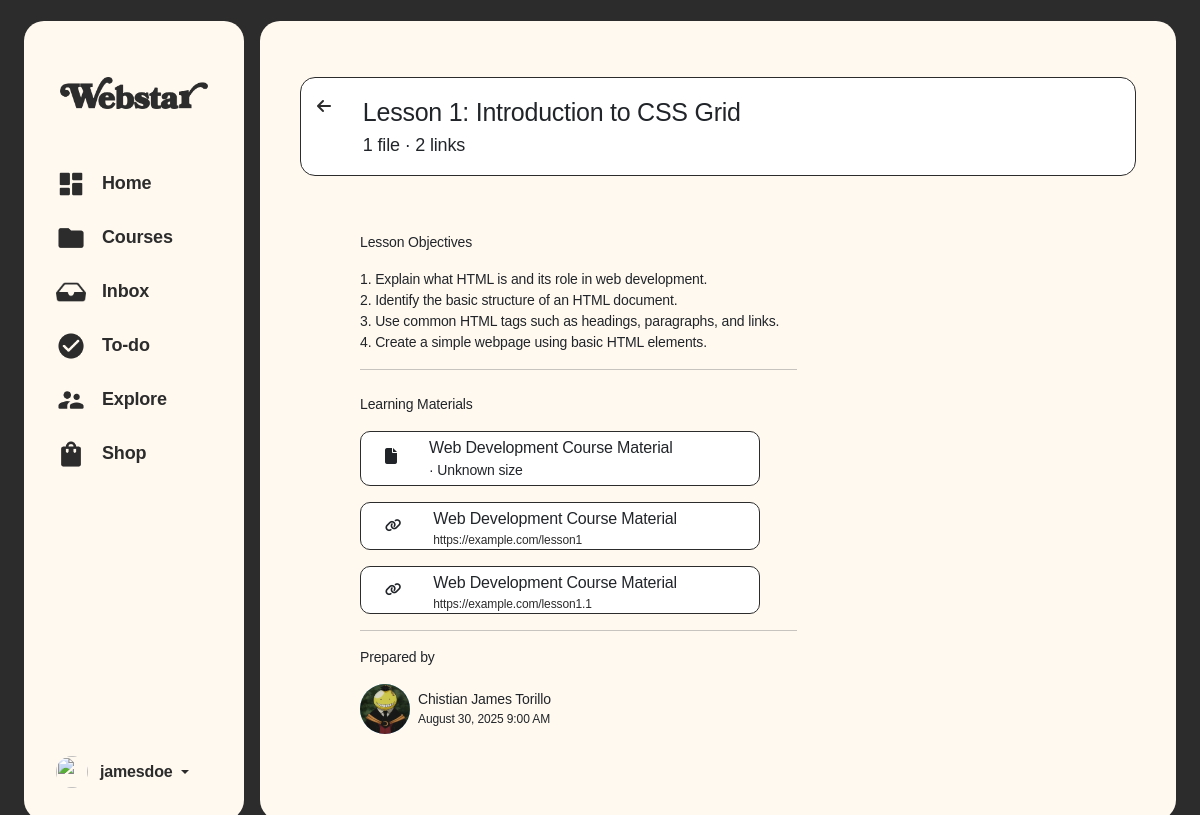
Page /lessons-info.php?lessonID=1 on the committed database.
### tables this page shows
CREATE TABLE `users` (
  `userID` int(11) NOT NULL,
  `password` varchar(50) NOT NULL,
  `email` varchar(50) NOT NULL,
  `role` varchar(8) NOT NULL DEFAULT 'user',
  `userName` varchar(50) NOT NULL
);

CREATE TABLE `lessons` (
  `lessonID` int(11) NOT NULL,
  `courseID` int(11) NOT NULL,
  `lessonTitle` varchar(255) NOT NULL,
  `lessonDescription` text NOT NULL,
  `createdAt` datetime NOT NULL DEFAULT current_timestamp(),
  `updatedAt` datetime NOT NULL DEFAULT current_timestamp()
);

CREATE TABLE `files` (
  `fileID` int(11) NOT NULL,
  `courseID` int(11) NOT NULL,
  `userID` int(5) NOT NULL,
  `announcementID` int(5) DEFAULT NULL,
  `lessonID` int(5) DEFAULT NULL,
  `assignmentID` int(5) DEFAULT NULL,
  `fileAttachment` varchar(255) NOT NULL,
  `fileLink` varchar(100) NOT NULL,
  `uploadedAt` datetime NOT NULL DEFAULT current_timestamp()
);

CREATE TABLE `userinfo` (
  `userInfoID` int(11) NOT NULL,
  `userID` int(11) NOT NULL,
  `profilePicture` varchar(100) NOT NULL,
  `firstName` varchar(50) NOT NULL,
  `middleName` varchar(50) NOT NULL,
  `lastName` varchar(50) NOT NULL,
  `studentID` varchar(50) NOT NULL,
  `programID` varchar(50) NOT NULL,
  `gender` varchar(50) NOT NULL,
  `yearLevel` varchar(20) NOT NULL,
  `yearSection` int(11) NOT NULL,
  `schoolEmail` varchar(50) NOT NULL,
  `contactNumber` varchar(20) NOT NULL,
  `facebookLink` text NOT NULL,
  `linkedInLink` text NOT NULL,
  `instagramLink` text NOT NULL,
  `createdAt` datetime NOT NULL,
  `isNewUser` int(1) NOT NULL DEFAULT 1
);

### shared/assets/database/connect.php (called while the page is built, shortened)
<?php
  function executeQuery($query){
    $conn = $GLOBALS['conn'];
    return mysqli_query($conn, $query);
  }
?>

### lessons-info.php (the view, shortened to what this page needs)
<?php
$activePage = 'lessons-info';
include('shared/assets/database/connect.php');
$lessonID = intval($_GET['lessonID']);
$lessonInfoQuery = "
    SELECT * FROM users
    LEFT JOIN userInfo ON users.userID = userInfo.userID
    LEFT JOIN courses ON users.userID = courses.userID
    LEFT JOIN lessons ON courses.courseID = lessons.courseID
    WHERE lessons.lessonID = $lessonID
";
$lessonInfoResult = executeQuery($lessonInfoQuery);
if (!$lesson = mysqli_fetch_assoc($lessonInfoResult)) {
    echo "Lesson not found.";
    exit;
}
$courseID = $lesson['courseID'];
$lessonTitle = $lesson['lessonTitle'];
$lessonDescription = $lesson['lessonDescription'];
$profName = $lesson['firstName'] . " " . $lesson['lastName'];
$displayTime = !empty($lesson['updatedAt']) ? $lesson['updatedAt'] : $lesson['createdAt'];
$formattedTime = !empty($displayTime) ? date("F j, Y g:i A", strtotime($displayTime)) : "";
$filesQuery = "SELECT * FROM files WHERE lessonID = '$lessonID'";
$filesResult = executeQuery($filesQuery);
$attachmentsArray = [];
$linksArray = [];
while ($file = mysqli_fetch_assoc($filesResult)) {
    if (!empty($file['fileAttachment'])) {
        $attachments = array_map('trim', explode(',', $file['fileAttachment']));
        $attachmentsArray = array_merge($attachmentsArray, $attachments);
    }
    if (!empty($file['fileLink'])) {
        $links = array_map('trim', explode(',', $file['fileLink']));
        $linksArray = array_merge($linksArray, $links);
    }
}
$fileCount = count($attachmentsArray);
$linkCount = count($linksArray);
?>
<!doctype html>
<html lang="en">
<head>
    <link href="https://cdn.jsdelivr.net/npm/bootstrap@5.3.6/dist/css/bootstrap.min.css" rel="stylesheet"
>
    <link rel="stylesheet" href="shared/assets/css/global-styles.css">
    <link rel="stylesheet" href="shared/assets/css/lessons-info.css">
    <link rel="stylesheet" href="shared/assets/css/sidebar-and-container-styles.css">
    <link href="https://cdnjs.cloudflare.com/ajax/libs/font-awesome/6.5.0/css/all.min.css" rel="stylesheet">
</head>
<body>
    <div class="container-fluid min-vh-100 d-flex justify-content-center align-items-center p-0 p-md-3"
        style="background-color: var(--black);">
        <div class="row w-100">
            <?php include 'shared/components/sidebar-for-desktop.php'; ?>
            <div class="col main-container m-0 p-0 mx-0 mx-md-2 p-0 p-md-4 overflow-y-auto">
                <div class="card border-0 px-3 pt-3 m-0 h-100 w-100 rounded-0 shadow-none"
                    style="background-color: transparent;">
                    <div class="container-fluid py-3 overflow-y-auto">
                        <div class="row mb-3">
                            <div class="col-12 cardHeader p-3 mb-4">
                                <div class="row desktop-header d-none d-sm-flex">
                                    <div class="col-auto me-2">
                                        <a href="course-info.php?courseID=<?= $courseID ?>" class="text-decoration-none">
                                            <i class="fa-solid fa-arrow-left text-reg text-16"
                                                style="color: var(--black);"></i>
                                        </a>
                                    </div>
                                    <div class="col">
                                        <span class="text-sbold text-25"><?php echo $lessonTitle; ?></span>
                                        <div class="text-reg text-18"><?php echo $fileCount ?> <?php echo $fileCount == 1 ? "file" : "files" ?> · <?php echo $linkCount ?> <?php echo $linkCount == 1 ? "link" : "links" ?></div>
                                    </div>
                                </div>
                            </div>
                        </div>
                        <div class="row">
                            <div class="col-12 col-lg-8">
                                <div class="p-0 px-lg-5">
                                    <div class="text-sbold text-14 mt-3">Lesson Objectives</div>
                                    <p class="mt-3 text-med text-14"><?php echo nl2br($lessonDescription) ?></p>
                                    <hr>
                                    <div class="text-sbold text-14 mt-4">Learning Materials</div>
                                    <?php foreach ($attachmentsArray as $file):
                                        $filePath = "shared/uploads/" . $file;
                                        $fileExt = strtoupper(pathinfo($file, PATHINFO_EXTENSION));
                                        $fileSize = (file_exists($filePath)) ? filesize($filePath) : 0;
                                        $fileSizeMB = $fileSize > 0 ? round($fileSize / 1048576, 2) . " MB" : "Unknown size";
                                        $fileNameOnly = pathinfo($file, PATHINFO_FILENAME);
                                    ?>
                                        <div class="cardFile my-3 w-lg-25 d-flex align-items-start" style="width:400px; max-width:100%; min-width:310px;">
                                            <i class="px-4 py-3 fa-solid fa-file"></i>
                                            <div class="ms-2">
                                                <div class="text-sbold text-16 mt-1"><?php echo $fileNameOnly ?></div>
                                                <div class="due text-reg text-14 mb-1"><?php echo $fileExt ?> · <?php echo $fileSizeMB ?></div>
                                            </div>
                                        </div>
                                    <?php endforeach; ?>
                                    <?php foreach ($linksArray as $link): ?>
                                        <div class="cardFile my-3 w-lg-25 d-flex align-items-start" style="width:400px; max-width:100%; min-width:310px;">
                                            <i class="px-4 py-3 fa-solid fa-link" style="font-size: 13px;"></i>
                                            <div class="ms-2">
                                                <div class="text-sbold text-16 mt-1"><?php echo $fileNameOnly ?></div>
                                                <div class="text-reg link text-12 mt-0">
                                                    <a href="<?php echo $link ?>" target="_blank" rel="noopener noreferrer" style="text-decoration: none; color: var(--black);">
                                                        <?php echo $link ?>
                                                    </a>
                                                </div>
                                            </div>
                                        </div>
                                    <?php endforeach; ?>
                                    <hr>
                                    <div class="text-sbold text-14 pb-3">Prepared by</div>
                                    <div class="d-flex align-items-center pb-5">
                                        <div class="rounded-circle me-2" style="width: 50px; height: 50px; background-color: var(--highlight75);">
                                            <img src="<?php echo !empty($lesson['profilePicture']) ? 'shared/assets/pfp-uploads/' . $lesson['profilePicture'] : 'shared/assets/img/default-profile.png'; ?>"
                                                alt="Prof Picture" class="rounded-circle" style="width:50px;height:50px;">
                                        </div>
                                        <div>
                                            <div class="text-sbold text-14"><?php echo $profName; ?></div>
                                            <div class="text-med text-12"><?php echo $formattedTime; ?></div>
                                        </div>
                                    </div>
                                </div>
                            </div>
                        </div>
                    </div>
                </div>
            </div>
        </div>
    </div>
</body>
</html>

### shared/components/sidebar-for-desktop.php (shortened to what this page needs)
<?php
include_once 'shared/assets/database/connect.php';
?>
<div class="col-auto d-none d-md-block">
    <div class="col-auto d-none d-md-block">
        <div class="row">
            <div class="card border-0 sidebar mx-2 p-2 overflow-y-auto" style="width: 220px;">
                <div class="d-flex justify-content-center">
                    <img src="shared/assets/img/webstar-logo-black.png" class="img-fluid pt-5 pb-5 px-3" width="180px;">
                </div>
                <ul class="nav flex-column">
                    <li class="nav-item my-1 d-flex align-items-center gap-2 m-3 p-2 rounded-3 <?php echo ($activePage == 'home') ? 'selected-box' : ''; ?>"
                        data-page="home">
                        <img src="shared/assets/img/dashboard.png" class="img-fluid" style="width: 30px; height: 30px;">
                        <a class="nav-link text-dark p-0 text-med text-18 ps-2 <?php echo ($activePage == 'home') ? 'selected' : ''; ?>"
                            href="index.php"><strong>Home</strong></a>
                    </li>
                    <li class="nav-item my-1 d-flex align-items-center gap-2 m-3 p-2 rounded-3 <?php echo ($activePage == 'course') ? 'selected-box' : ''; ?>"
                        data-page="course">
                        <img src="shared/assets/img/courses.png" class="img-fluid" style="width: 30px; height: 30px;">
                        <a class="nav-link text-dark p-0 text-med text-18 ps-2 <?php echo ($activePage == 'course') ? 'selected' : ''; ?>"
                            href="course.php"><strong>Courses</strong></a>
                    </li>
                    <li class="nav-item my-1 d-flex align-items-center gap-2 m-3 p-2 rounded-3 <?php echo ($activePage == 'inbox') ? 'selected-box' : ''; ?>"
                        data-page="explore">
                        <div style="position: relative;">
                            <img src="shared/assets/img/inbox.png" class="img-fluid" style="width: 30px; height: 30px;">
                        </div>
                        <a class="nav-link text-dark p-0 text-med text-18 ps-2 <?php echo ($activePage == 'inbox') ? 'inbox' : ''; ?>"
                            href="inbox.php"><strong>Inbox</strong></a>
                    </li>
                    <li class="nav-item my-1 d-flex align-items-center gap-2 m-3 p-2 rounded-3 <?php echo ($activePage == 'todo') ? 'selected-box' : ''; ?>"
                        data-page="shop">
                        <img src="shared/assets/img/todo.png" class="img-fluid" style="width: 30px; height: 30px;">
                        <a class="nav-link text-dark p-0 text-med text-18 ps-2 <?php echo ($activePage == 'todo') ? 'selected' : ''; ?>"
                            href="todo.php"><strong>To-do</strong></a>
                    </li>
                   <li class="nav-item my-1 d-flex align-items-center gap-2 m-3 p-2 rounded-3 <?php echo ($activePage == 'explore') ? 'selected-box' : ''; ?>"
                        data-page="explore" data-bs-toggle="modal" data-bs-target="#searchModal">
                        <img src="shared/assets/img/explore.png" class="img-fluid" style="width: 30px; height: 30px;">
                        <a href="#" class="nav-link text-dark p-0 text-med text-18 ps-2 <?php echo ($activePage == 'explore') ? 'selected' : ''; ?>">
                            <strong>Explore</strong></a>
                    </li>
                    <li class="nav-item my-1 d-flex align-items-center gap-2 m-3 p-2 rounded-3 <?php echo ($activePage == 'shop') ? 'selected-box' : ''; ?>"
                        data-page="shop">
                        <img src="shared/assets/img/shop.png" class="img-fluid" style="width: 30px; height: 30px;">
                        <a class="nav-link text-dark p-0 text-med text-18 ps-2 <?php echo ($activePage == 'shop') ? 'selected' : ''; ?>"
                            href="shop.php"><strong>Shop</strong></a>
                    </li>
                </ul>
                <div class="dropdown mt-auto p-4" style="letter-spacing: -1px;">
                    <a href="#" class="d-flex align-items-center text-decoration-none dropdown-toggle text-dark"
                        data-bs-toggle="dropdown" aria-expanded="false">
                        <img src="https://avatars.githubusercontent.com/u/181800261?s=96&v=4" alt="" width="32"
                            height="32" class="rounded-circle me-2">
                        <strong class="text-dark text-med text-16 px-1"><?php echo isset($_SESSION['userName']) ? htmlspecialchars($_SESSION['userName']) : 'jamesdoe'; ?></strong>
                    </a>
                </div>
            </div>
        </div>
    </div>
</div>

### shared/assets/css/global-styles.css (style rules this page uses)
:root { --primaryColor: #FDDF94; --highlight75: #6EBEFF; --highlight50: #9ED3FF; --highlight25: #CFE9FF; --highlight15: #c8ecc1; --dirtyWhite: #FFF9F0; --pureWhite: #FFFFFF; --darkgreen: #5b6558; --black: #2C2C2C; --Regular: 'Regular'; --Medium: 'Medium'; --Bold: 'Bold'; --SemiBold: 'SemiBold'; --Black: 'Black'; }
.text-reg { font-family: 'Regular', sans-serif; letter-spacing: -0.01em; }
.text-med { font-family: 'Medium', sans-serif; letter-spacing: -0.01em; }
.text-sbold { font-family: 'SemiBold', sans-serif; letter-spacing: -0.01em; }
.text-12 { font-size: 12px; }
.text-14 { font-size: 14px; }
.text-16 { font-size: 16px; }
.text-18 { font-size: 18px; }
.text-25 { font-size: 25px; }

### shared/assets/css/lessons-info.css (style rules this page uses)
.cardHeader { border-radius: 15px; border: 1px solid var(--black); background-color: var(--pureWhite); }
.cardFile { border-radius: 10px; border: 1px solid var(--black); background-color: var(--pureWhite); }

### shared/assets/css/sidebar-and-container-styles.css (style rules this page uses)
body { background-color: white; }
html, body { height: 100%; margin: 0; padding: 0; }
.sidebar { background-color: var(--dirtyWhite); border-radius: 20px; height: 95vh; }
.main-container { background-color: var(--dirtyWhite); border-radius: 0px; height: 100vh; }
@media (min-width: 768px) { body { background-color: var(--black); } }
@media (min-width: 768px) { .main-container { border-radius: 20px; height: 95vh; } }
.nav-item { font-family: var(--SemiBold); text-decoration: none; letter-spacing: -0.03em; font-size: 17px; }
.nav .nav-item { display: flex; align-items: center; }
.nav .nav-item .nav-link { flex: 1 1 auto; min-width: 0; white-space: nowrap; }
.text-dark { color: var(--black) !important; }

### rows in the picture
users: lessons.lessonTitle "Lesson 1: Introduction to CSS Grid", lessons.lessonDescription "1. Explain what HTML is and its role in web development. 2. Identify the basic structure of an HTML document. 3. Use common HTML tags such as headings, paragraphs, and links. 4. Create a simple webpage using basic HTML elements.", userinfo.profilePicture (picture), userinfo.firstName+lastName "Chistian James Torillo", lessons.updatedAt "August 30, 2025 9:00 AM"
files: fileAttachment "1", fileLink "2", fileAttachment "Web Development Course Material", fileAttachment "Unknown size", fileLink "https://example.com/lesson1", fileLink "https://example.com/lesson1.1"
